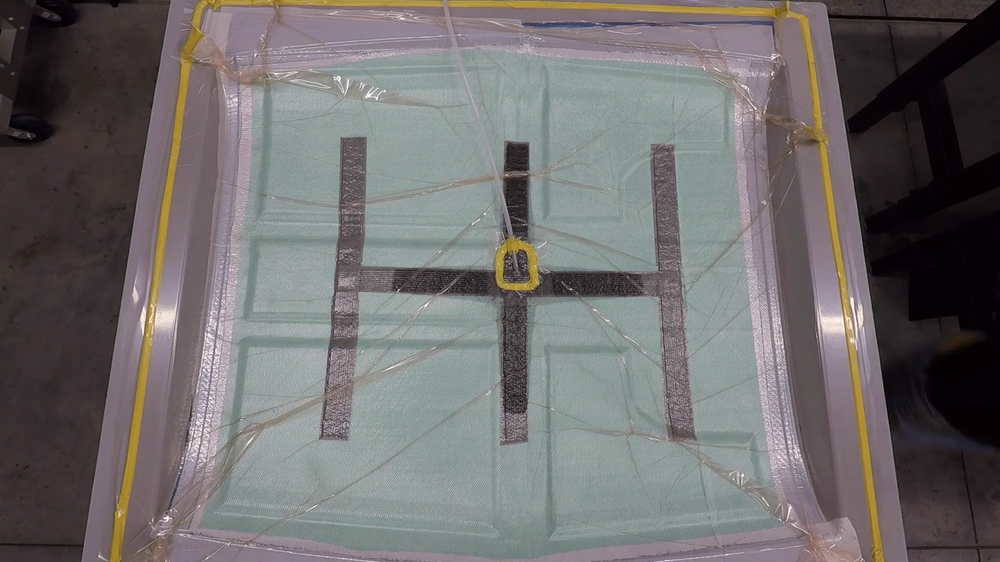
#> input picture annotation_work/input_12_15/images/input_12__frame_000049.png, 1000 x 562 px, shrunk from 1920 x 1080 before the run
$ python almazan_lazaro_2022.py --video ../../annotation_work/input_12_15/images/input_12__frame_000049.png --out out.png   (older library calls are emulated)
#> lines starting #> are read from the running program, lines starting #| are printed output that depends on the picture; after the words box and inside, x2 and y2 are one past the last pixel; in counts of white or black regions, pixels touching at a corner belong together
#!/usr/bin/env python3
"""Reimplement Almazan-Lazaro et al. 2022 as a standalone baseline.

Pipeline source:
Applied Computer Vision for Composite Material Manufacturing by
Optimizing the Impregnation Velocity: An Experimental Approach,
J.-A. Almazan-Lazaro, E. Lopez-Alba, F.-A. Diaz-Garrido,
J Manuf Processes 74, 2022.

Assumptions required by gaps in the paper text:

- Scaramuzza-style lens-distortion correction is treated as a no-op for
  these lab videos because the framing shows negligible distortion.
- When ``--roi-mask`` is supplied, the rectangular crop is replaced by
  the mask's bounding box and the final prediction is clipped by the
  imported ROI mask.
- Histogram equalization is implemented as a masked grayscale
  equalization within the ROI before differencing against the first
  frame.
- The Sobel magnitude image is min-max normalized to 8-bit and Otsu
  thresholded to obtain the segmentation mask.
- The unspecified erosion and dilation use a 3x3 square structuring
  element for one iteration each.
- The unspecified small-area removal threshold is fixed at 100 pixels.
"""

from __future__ import annotations

import argparse
import json
import re
from pathlib import Path
from typing import Any

import cv2
import numpy as np

FRAME_NAME_RE = re.compile(r"^(?P<slug>input_\d+)__frame_(?P<idx>\d+)\.png$")
VIDEO_FILL_COLOR_BGR = np.array((10, 0, 115), dtype=np.uint8)
VIDEO_EDGE_COLOR_BGR = np.array((255, 255, 255), dtype=np.uint8)


def parse_args() -> argparse.Namespace:
    parser = argparse.ArgumentParser(description=__doc__)
    parser.add_argument("--video", required=True, type=Path)
    parser.add_argument("--out", required=True, type=Path)
    parser.add_argument("--labels", default=Path("data/labels.json"), type=Path)
    parser.add_argument("--frame-selection", choices=("all", "labeled"), default="all")
    parser.add_argument("--roi-margin", type=float, default=0.15)
    parser.add_argument("--roi-mask", type=Path, default=None)
    parser.add_argument("--png-compression", type=int, default=3)
    parser.add_argument("--write-overlay-video", action="store_true")
    parser.add_argument("--write-mask-video", action="store_true")
    return parser.parse_args()


# [17 lines left out: functions parse_frame_name, labeled_frame_indices, not called in this run]


def load_json(path: Path) -> dict[str, Any]:
    return json.loads(path.read_text())


# [63 lines left out: functions rasterize_polygon, extract_frame_index, load_roi_mask_png, load_roi_mask_coco, not called in this run]


def rectangular_roi_mask(shape: tuple[int, int], margin: float) -> np.ndarray:
    height, width = shape
    x_margin = int(round(width * margin))
    y_margin = int(round(height * margin))
    x0 = min(max(x_margin, 0), width - 1)
    y0 = min(max(y_margin, 0), height - 1)
    x1 = max(x0 + 1, width - x_margin)
    y1 = max(y0 + 1, height - y_margin)
    mask = np.zeros((height, width), dtype=np.uint8)
    mask[y0:y1, x0:x1] = 255
    return mask


def resolve_roi_mask(
    video_path: Path,
    shape: tuple[int, int],
    margin: float,
    roi_mask_path: Path | None,
) -> np.ndarray:
    if roi_mask_path is None:
        return rectangular_roi_mask(shape, margin)
    suffix = roi_mask_path.suffix.lower()
    if suffix == ".png":
        return load_roi_mask_png(roi_mask_path, shape)
    if suffix == ".json":
        return load_roi_mask_coco(roi_mask_path, video_path, shape)
    raise RuntimeError(f"--roi-mask expects a .png or .json file, got '{suffix}'")


def roi_bbox(mask: np.ndarray) -> tuple[int, int, int, int]:
    ys, xs = np.where(mask > 0)
    if ys.size == 0 or xs.size == 0:
        raise RuntimeError("ROI mask is empty")
    y0 = int(ys.min())
    y1 = int(ys.max()) + 1
    x0 = int(xs.min())
    x1 = int(xs.max()) + 1
    return x0, y0, x1, y1


def masked_minmax_normalize(image: np.ndarray, mask: np.ndarray) -> np.ndarray:
    out = np.zeros(image.shape, dtype=np.uint8)
    pixels = image[mask > 0]
    if pixels.size == 0:
        return out
    min_value = float(pixels.min())
    max_value = float(pixels.max())
    if max_value <= min_value:
        out[mask > 0] = np.clip(pixels, 0, 255).astype(np.uint8)
        return out
    scaled = (pixels.astype(np.float32) - min_value) * (255.0 / (max_value - min_value))
    out[mask > 0] = np.clip(np.round(scaled), 0, 255).astype(np.uint8)
    return out


def masked_equalize_hist(gray: np.ndarray, mask: np.ndarray) -> np.ndarray:
    out = np.zeros(gray.shape, dtype=np.uint8)
    pixels = gray[mask > 0]
    if pixels.size == 0:
        return out
    hist = np.bincount(pixels, minlength=256).astype(np.int64)
    nonzero = np.flatnonzero(hist)
    if nonzero.size == 0:
        return out
    cdf = hist.cumsum()
    cdf_min = int(cdf[nonzero[0]])
    total = int(pixels.size)
    if total <= cdf_min:
        out[mask > 0] = pixels
        return out
    lut = np.round((cdf - cdf_min) * 255.0 / (total - cdf_min))
    lut = np.clip(lut, 0, 255).astype(np.uint8)
    out[mask > 0] = lut[pixels]
    return out


def masked_otsu_threshold(image: np.ndarray, mask: np.ndarray) -> np.ndarray:
    out = np.zeros(image.shape, dtype=np.uint8)
    pixels = image[mask > 0]
    if pixels.size == 0:
        return out
    threshold, _ = cv2.threshold(
        pixels.reshape(-1, 1),
        0,
        255,
        cv2.THRESH_BINARY + cv2.THRESH_OTSU,
    )
    out[mask > 0] = np.where(pixels > threshold, 255, 0).astype(np.uint8)
    return out


def equalized_roi(frame: np.ndarray, roi_mask: np.ndarray) -> tuple[np.ndarray, tuple[int, int, int, int], np.ndarray]:
    x0, y0, x1, y1 = roi_bbox(roi_mask)
    roi = frame[y0:y1, x0:x1]
    local_mask = roi_mask[y0:y1, x0:x1]
    gray = cv2.cvtColor(roi, cv2.COLOR_BGR2GRAY)
    equalized = masked_equalize_hist(gray, local_mask)
    return equalized, (x0, y0, x1, y1), local_mask


def area_open(mask: np.ndarray, min_area: int) -> np.ndarray:
    num_labels, labels, stats, _ = cv2.connectedComponentsWithStats((mask > 0).astype(np.uint8), connectivity=8)
    out = np.zeros(mask.shape, dtype=np.uint8)
    for label_index in range(1, num_labels):
        area = int(stats[label_index, cv2.CC_STAT_AREA])
        if area >= min_area:
            out[labels == label_index] = 255
    return out


# [24 lines left out: functions overlay_frame, open_video_writer, not called in this run]


def process_frame(frame: np.ndarray, reference_equalized: np.ndarray, roi_mask: np.ndarray) -> np.ndarray:
    equalized, (x0, y0, x1, y1), local_mask = equalized_roi(frame, roi_mask)
    delta = cv2.absdiff(equalized, reference_equalized)
    delta[local_mask == 0] = 0
    smoothed = cv2.blur(delta, (5, 5))
    smoothed[local_mask == 0] = 0

    sobel_x = cv2.Sobel(smoothed, cv2.CV_32F, 1, 0, ksize=3)
    sobel_y = cv2.Sobel(smoothed, cv2.CV_32F, 0, 1, ksize=3)
    magnitude = cv2.magnitude(sobel_x, sobel_y)
    magnitude_u8 = masked_minmax_normalize(magnitude, local_mask)
    mask = masked_otsu_threshold(magnitude_u8, local_mask)

    kernel = np.ones((3, 3), dtype=np.uint8)
    eroded = cv2.erode(mask, kernel, iterations=1)
    eroded[local_mask == 0] = 0
    dilated = cv2.dilate(eroded, kernel, iterations=1)
    dilated[local_mask == 0] = 0
    cleaned = area_open(dilated, min_area=100)
    cleaned[local_mask == 0] = 0

    full_mask = np.zeros(frame.shape[:2], dtype=np.uint8)
    full_mask[y0:y1, x0:x1] = cleaned
    full_mask[roi_mask == 0] = 0
    return full_mask


def save_mask(mask: np.ndarray, out_dir: Path, frame_index: int, png_compression: int) -> None:
    masks_dir = out_dir / "masks"
    masks_dir.mkdir(parents=True, exist_ok=True)
    out_path = masks_dir / f"frame_{frame_index:06d}.png"
    ok = cv2.imwrite(str(out_path), mask, [cv2.IMWRITE_PNG_COMPRESSION, png_compression])
    if not ok:
        raise RuntimeError(f"failed to write mask {out_path}")


def write_videos(
    frame: np.ndarray,
    mask: np.ndarray,
    overlay_writer: cv2.VideoWriter | None,
    mask_writer: cv2.VideoWriter | None,
) -> None:
    if overlay_writer is not None:
        overlay_writer.write(overlay_frame(frame, mask))
    if mask_writer is not None:
        mask_writer.write(cv2.cvtColor(mask, cv2.COLOR_GRAY2BGR))


def process_all_frames(
    cap: cv2.VideoCapture,
    out_dir: Path,
    reference_equalized: np.ndarray,
    roi_mask: np.ndarray,
    png_compression: int,
    overlay_writer: cv2.VideoWriter | None,
    mask_writer: cv2.VideoWriter | None,
) -> int:
    frame_index = 0
    written = 0
    cap.set(cv2.CAP_PROP_POS_FRAMES, 0)
    while True:
        ok, frame = cap.read()
        if not ok:
            break
        mask = process_frame(frame, reference_equalized, roi_mask)
        save_mask(mask, out_dir, frame_index, png_compression)
        write_videos(frame, mask, overlay_writer, mask_writer)
        written += 1
        if written % 250 == 0:
            print(f"[almazan] wrote {written} frames to {out_dir}", flush=True)
        frame_index += 1
    return written


# [22 lines left out: function process_labeled_frames, not called in this run]


def main() -> None:
    args = parse_args()
    sample = args.video.stem
    cap = cv2.VideoCapture(str(args.video))
    if not cap.isOpened():
        raise RuntimeError(f"failed to open video {args.video}")

    ok, first_frame = cap.read()
#> first_frame is the input picture: shape (562, 1000, 3); mean B, G, R 109.3, 109.5, 112
    if not ok:
        cap.release()
        raise RuntimeError(f"failed to read first frame from {args.video}")
    roi_mask = resolve_roi_mask(args.video, first_frame.shape[:2], args.roi_margin, args.roi_mask)
    reference_equalized, _, _ = equalized_roi(first_frame, roi_mask)
#> in roi_bbox, `y0 = int(ys.min())`: y0 = 84
#> in roi_bbox, `y1 = int(ys.max()) + 1`: y1 = 478
#> in roi_bbox, `x0 = int(xs.min())`: x0 = 150
#> in roi_bbox, `x1 = int(xs.max()) + 1`: x1 = 850
#> in equalized_roi, `x0, y0, x1, y1 = roi_bbox(roi_mask)`: x0 = 150; y0 = 84; x1 = 850; y1 = 478
#> in equalized_roi, `x0, y0, x1, y1 = roi_bbox(roi_mask)`:
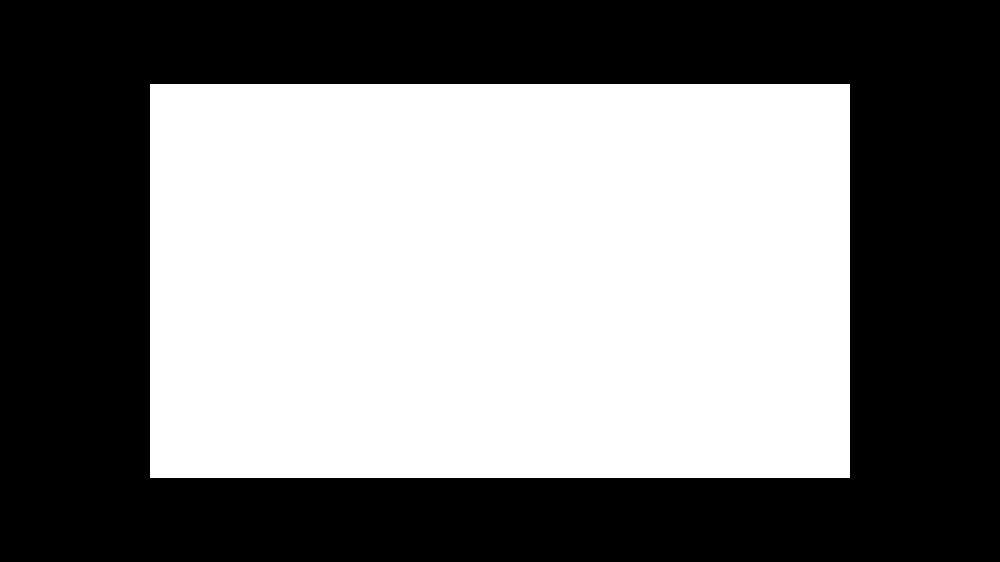
#> roi_mask: shape (562, 1000); 49.1% white; 1 white region, box (x1, y1, x2, y2) and area: (150, 84, 850, 478) 275800
#> in equalized_roi, `roi = frame[y0:y1, x0:x1]`:
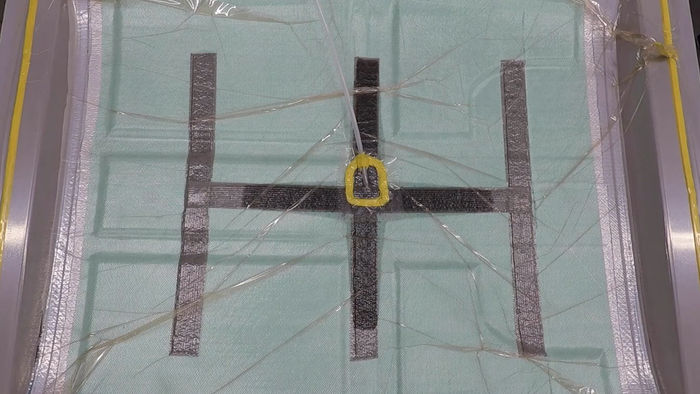
#> roi: shape (394, 700, 3); mean B, G, R 138, 138.8, 136.3
#> in equalized_roi, `local_mask = roi_mask[y0:y1, x0:x1]`: local_mask: shape (394, 700); every value is 255
#> in equalized_roi, `gray = cv2.cvtColor(roi, cv2.COLOR_BGR2GRAY)`:
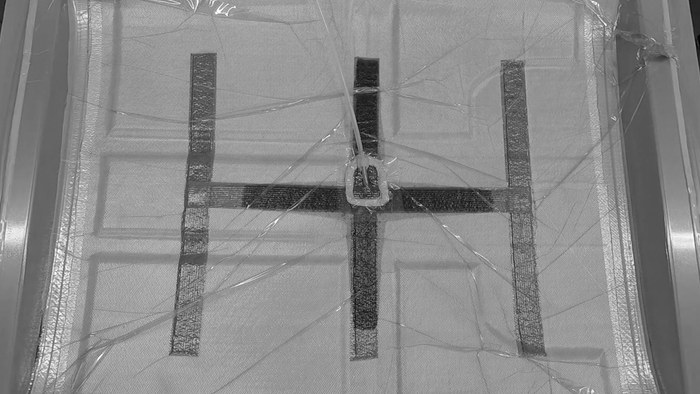
#> gray: shape (394, 700); min 1, max 255, mean 137.9
#> in masked_equalize_hist, `hist = np.bincount(pixels, minlength=256).astype(np.int64)`: hist = 256 values, max 9607 at index 153, min 0 at index 0, mean 1077.3
#> in masked_equalize_hist, `nonzero = np.flatnonzero(hist)`: nonzero = 253 values from 1 to 255
#> in masked_equalize_hist, `cdf = hist.cumsum()`: cdf = 256 values from 0 to 275800
#> in masked_equalize_hist, `cdf_min = int(cdf[nonzero[0]])`: cdf_min = 1
#> in masked_equalize_hist, `lut = np.round((cdf - cdf_min) * 255.0 / (total - cdf_min))`: lut = 256 values from 0 to 255
#> in masked_equalize_hist, `out[mask > 0] = lut[pixels]`:
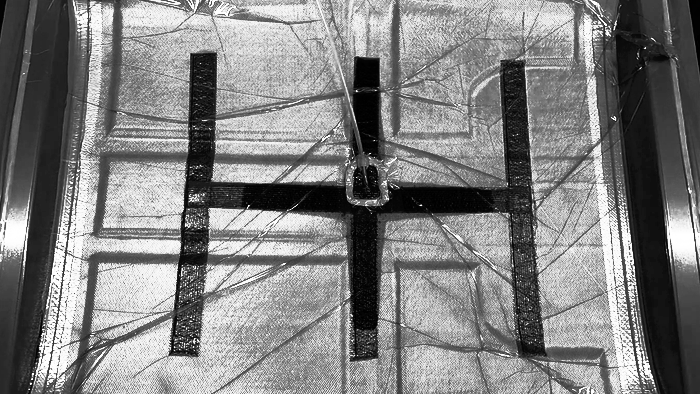
#> out: shape (394, 700); min 0, max 255, mean 129.7
    fps = cap.get(cv2.CAP_PROP_FPS)
    size = (first_frame.shape[1], first_frame.shape[0])
#> size = (1000, 562)

    overlay_writer = None
    mask_writer = None
    if args.write_overlay_video:
        overlay_writer = open_video_writer(args.out / "videos" / "overlay.mp4", fps, size, is_color=True)
    if args.write_mask_video:
        mask_writer = open_video_writer(args.out / "videos" / "mask.mp4", fps, size, is_color=True)

    try:
        if args.frame_selection == "all":
            written = process_all_frames(
                cap,
                args.out,
                reference_equalized,
                roi_mask,
                args.png_compression,
                overlay_writer,
                mask_writer,
            )
#> in process_frame, `equalized, (x0, y0, x1, y1), local_mask = equalized_roi(frame, roi_mask)`: x0 = 150; y0 = 84; x1 = 850; y1 = 478
#> in process_frame, `delta = cv2.absdiff(equalized, reference_equalized)`: delta: shape (394, 700); every value is 0
#> in process_frame, `sobel_x = cv2.Sobel(smoothed, cv2.CV_32F, 1, 0, ksize=3)`: sobel_x: shape (394, 700) float32; every value is 0
#> in masked_minmax_normalize, `min_value = float(pixels.min())`: min_value = 0
#> in area_open, `num_labels, labels, stats, _ = cv2.connectedComponentsWithStats((mask ..`: num_labels = 1; stats = [[0, 0, 700, 394, 275800]]
#> in process_frame, `full_mask[y0:y1, x0:x1] = cleaned`: full_mask: shape (562, 1000); every value is 0
        else:
            indices = labeled_frame_indices(args.labels, sample)
            written = process_labeled_frames(
                cap,
                args.out,
                reference_equalized,
                roi_mask,
                args.png_compression,
                indices,
                overlay_writer,
                mask_writer,
            )
    finally:
        if overlay_writer is not None:
            overlay_writer.release()
        if mask_writer is not None:
            mask_writer.release()
        cap.release()

    print(f"[almazan] completed {sample}: wrote {written} mask(s) into {args.out / 'masks'}", flush=True)


if __name__ == "__main__":
    main()
